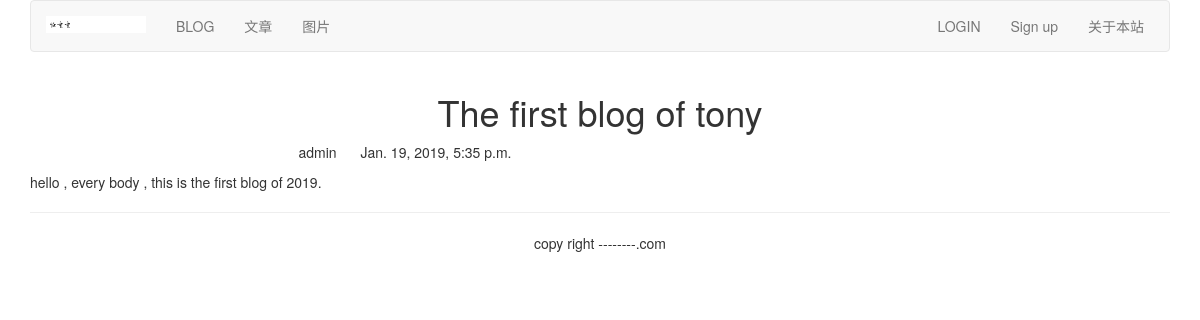
Page /blog/1/ on the committed database.
### blog/models.py (models this page shows, shortened)
class BlogArticles(models.Model):
    title = models.CharField(max_length=300)
    author = models.ForeignKey(User, related_name="blog_posts", on_delete=models.CASCADE)
    body = models.TextField()
    publish = models.DateTimeField(default=timezone.now)
    class Meta:
        ordering =["-publish", ]

### blog/views.py (the view)
# urls.py: url(r'(?P<article_id>\d)/$', views.blog_article, name='blog_detail'),
def blog_article(request, article_id):
    article = get_object_or_404(BlogArticles, id=article_id)
    pub = article.publish
    return render(request, "../templates/blog/content.html", {"article": article, "publish": pub})

### templates/blog/content.html (shortened to what this page needs)
{% extends "base.html" %}
{% block content %}
<div class="row text-center vertical-middle-sm">
    <h1> {{ article.title }}</h1>
</div>
<div class="row">
    <div class="col-xs-12 col-md-8">
        <p  class="text-center"><span>{{ article.author.username }}</span>
        <span style="margin-left: 20px">{{ publish }}</span>
        </p>
    <div>{{ article.body }}</div>
    </div>
</div>
{%  endblock %}

### rows in the picture
BlogArticles: title "The first blog of tony", author.username "admin", publish "Jan. 19, 2019, 5:35 p.m.", body "hello , every body , this is the first blog of 2019."
